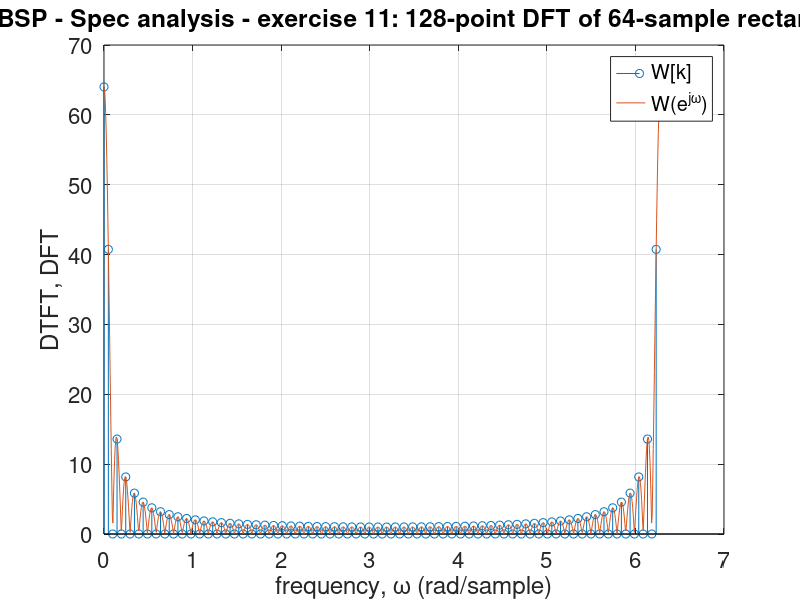
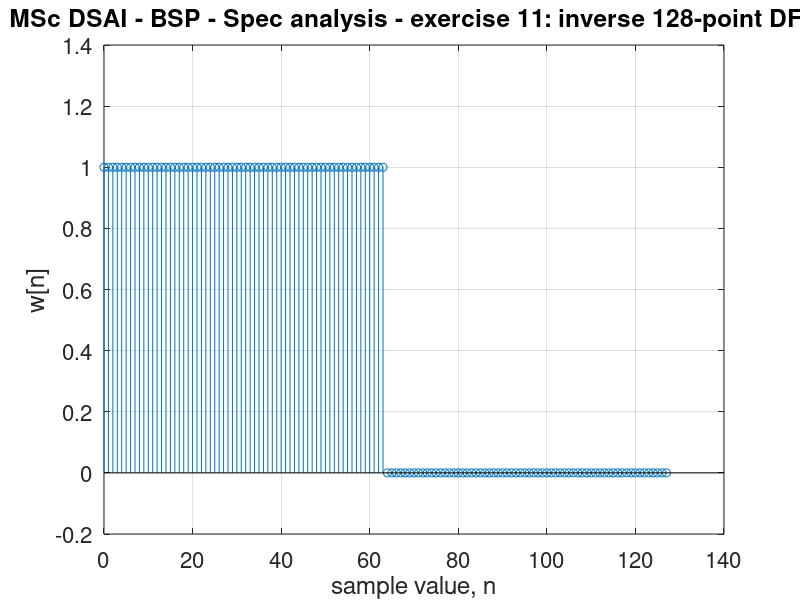

These figures' MATLAB source, in order:
% MSc DSAI - Biomedical signal processing
%
% Spectral analysis - exercise 11:
%
% Zero padding.
%
%
% HISTORY:
%
% 2025/02/10: - enhanced plots
%
% 2024/02/09: - created by Vicente Zarzoso, Université Côte d'Azur, CNRS, I3S.


fontsize = 16;


% DFT of zero-padded sequence

N = 64; % length of the original rectangular window

w = [ones(1, N), zeros(1, N)]; % zero-padded rectangular window

Np = 2*N;

Wdft = fft(w, Np);  % 128-point DFT of the zero-padded 64-point rectangular window

figure
stem(2*pi*(0:(Np-1))/Np, abs(Wdft))
grid
hold on
ww = linspace(0, 2*pi, 1000);
W = freqz(w(1:N), 1, ww);    % DTFT of original 64-point rectangular window
plot(ww, abs(W))
set(gca, 'FontSize', fontsize)
title('MSc DSAI - BSP - Spec analysis - exercise 11: 128-point DFT of 64-sample rectangular window')
xlabel('frequency, \omega (rad/sample)')
ylabel('DTFT, DFT')
legend('W[k]', 'W(e^{j\omega})')


% IDFT of zero-paded sequence

widft = ifft(Wdft);

figure
stem(0:Np-1, widft)
grid
set(gca, 'FontSize', fontsize)
title('MSc DSAI - BSP - Spec analysis - exercise 11: inverse 128-point DFT')
xlabel('sample value, n')
ylabel('w[n]')
